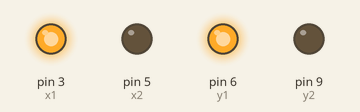
Simulated run of this sketch. Board: Arduino Uno, built with avr-gcc and run on an emulated ATmega328P. On the bench: output pins drawn as LEDs (lit = HIGH).

Above: at 0.1 s.
Timing chart, 0 to 1.6 s (numbered marks = the images above):
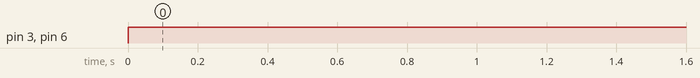

The sketch:

sketch_nov01a.ino
```cpp
int x1 = 3;
int x2 = 5;
int y1 =6;
int y2 = 9;
void setup() {
  // put your setup code here, to run once:
pinMode(x1,OUTPUT);
pinMode(x2,OUTPUT);
pinMode(y1,OUTPUT);
pinMode(y2,OUTPUT);
}

void loop() {
  // put your main code here, to run repeatedly:
digitalWrite(x1,HIGH);
digitalWrite(x2,LOW);
digitalWrite(y1,HIGH);
digitalWrite(y2,LOW);
}
```

Measured:
- by itself, pin 3 (x1), pin 6 (y1): LOW → HIGH at 0.00 s
